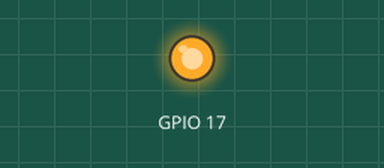
The program below on a simulated Raspberry Pi (BCM pin numbers). Parts: output pins drawn as LEDs (lit = HIGH). Files the program writes start out absent; the clock reads 2024-03-15 10:24:30 at power-on unless the program sets it.

Above: at 5.0 s.
At 25.0 s:
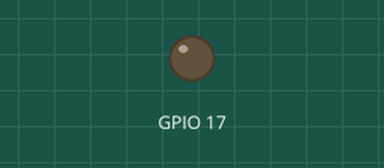
Timing chart, 0 to 39.0 s (numbered marks = the images above):
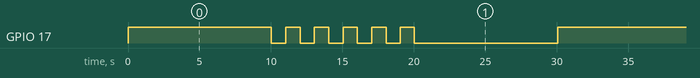

The program:

digital_output.py
```python
import RPi.GPIO as GPIO
import time
from time import perf_counter
import logging
import os

# Setup logging
log_formatter = logging.Formatter('%(asctime)s:%(name)s:%(levelname)s:%(message)s')
logger = logging.getLogger(__name__)
logger.setLevel(logging.NOTSET)
# File logger
file_handler = logging.FileHandler(os.path.join("logs", "digital_output.log"))
file_handler.setFormatter(log_formatter)
file_handler.setLevel(logging.DEBUG)
logger.addHandler(file_handler)


def main():
    logger.debug(f"Program started")
    led = DigitalOutput(17)
    test_mode = 1
    time_of_last_test_change = perf_counter()
    while True:
        led.loop_output()
        if test_mode == 1:
            led.set_mode(DigitalOutput.MODE_ON)
        elif test_mode == 2:
            led.set_mode(DigitalOutput.MODE_BLINKING)
        else:
            led.set_mode(DigitalOutput.MODE_OFF)
        current_time = perf_counter()
        if current_time - time_of_last_test_change > 10.0:
            # change output mode after time passes
            test_mode += 1
            if test_mode > 2:
                test_mode = 0
            time_of_last_test_change = current_time
        time.sleep(0.01)


class DigitalOutput:
    MODE_OFF = 0
    MODE_ON = 1
    MODE_BLINKING = 2

    def __init__(self, pin):
        """
        :param pin: digital output number
        """
        self.mode = self.MODE_OFF
        self.output_state = False
        self.pin = pin
        self.setup_do()
        self.last_switch_time = 0.0
        self.blink_period_s = 1.0

    # must be called from main
    def loop_output(self):
        """
        Must be called from main in regular intervals to activate the output
        """
        if self.mode == self.MODE_OFF:
            self.set_output(False)
        elif self.mode == self.MODE_ON:
            self.set_output(True)
        elif self.mode == self.MODE_BLINKING:
            current_time = perf_counter()
            time_passed_since_last_change = current_time - self.last_switch_time
            if time_passed_since_last_change >= self.blink_period_s:
                if self.output_state:
                    self.set_output(False)
                else:
                    self.set_output(True)
                self.last_switch_time = current_time

    def set_blink_period(self, blink_period):
        """
        for blinking mode
        :param blink_period: how often to change the led state when blinking
        :return:
        """
        self.blink_period_s = blink_period

    def toggle_output(self):
        # for using outside of class
        if self.mode == self.MODE_ON or self.mode == self.MODE_BLINKING:
            self.set_mode(self.MODE_OFF)
        else:
            self.set_mode(self.MODE_ON)

    def set_mode(self, mode):
        # for using outside of class
        if self.MODE_OFF <= mode <= self.MODE_BLINKING:
            self.mode = mode
        else:
            logger.error("Invalid button mode set")

    def set_output(self, off_on):
        """
        Only call from within the  class
        :param off_on: determine if output should be on or off
        :return:
        """
        if off_on:
            # output should be off
            if not self.output_state:
                # switch output only if needed
                GPIO.output(self.pin, GPIO.HIGH)
                self.output_state = True
        else:
            # output should be off
            if self.output_state:
                # switch output only if needed
                GPIO.output(self.pin, GPIO.LOW)
                self.output_state = False

    def setup_do(self):
        # setup digital output
        GPIO.setmode(GPIO.BCM)
        GPIO.setup(self.pin, GPIO.OUT)
        GPIO.output(self.pin, GPIO.LOW)


if __name__ == '__main__':
    main()
```

Measured:
- by itself, GPIO 17: repeats every 30.0 s: 4 × (LOW 1.0 s, HIGH 1.0 s), LOW 1.0 s, HIGH 0.98 s, LOW 10.0 s, HIGH 10.0 s
- by itself, everything shown: repeats every 30.0 s, in 12 steps
